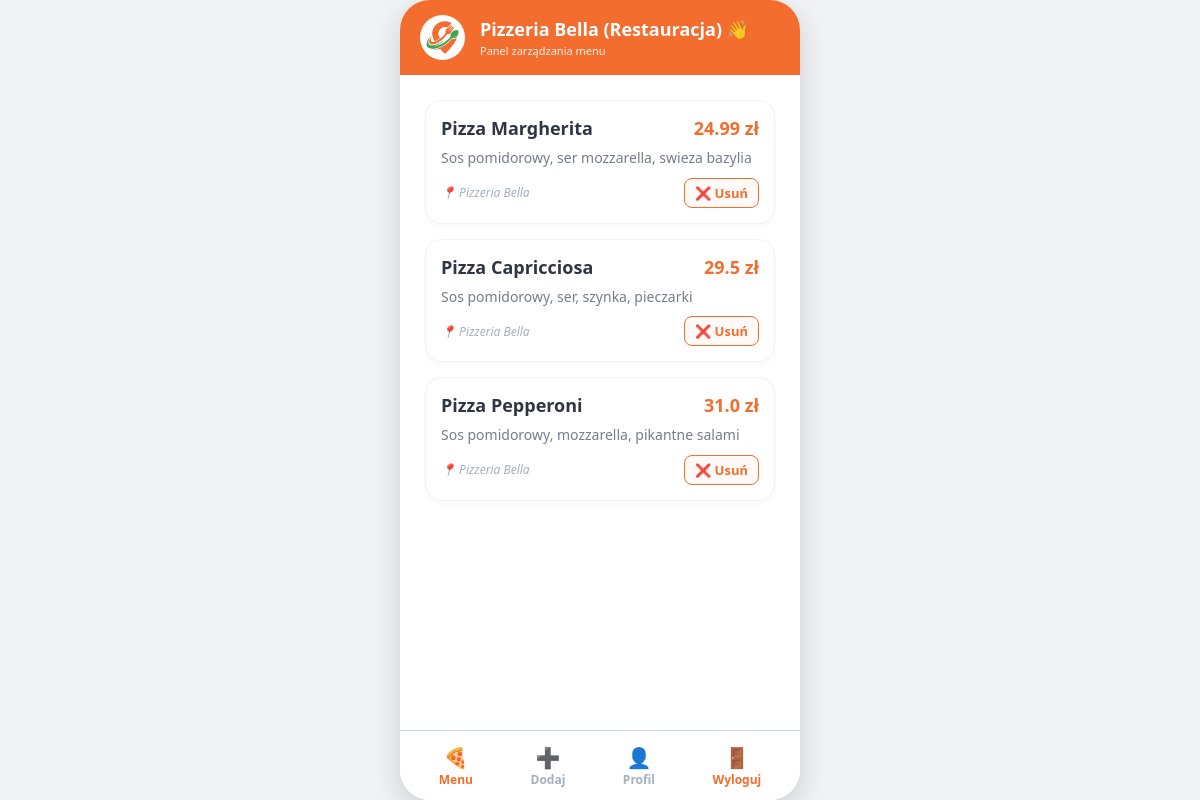
The page /menu (signed in) on the database its author committed.
### tables this page shows
CREATE TABLE dania (
                id INTEGER PRIMARY KEY AUTOINCREMENT,
                nazwa TEXT NOT NULL,
                opis TEXT,
                cena REAL NOT NULL,
                dostawca TEXT NOT NULL
            );

### app.py (the view)
@app.route('/menu')
def menu():
    if 'zalogowany_uzytkownik' not in session:
        return redirect(url_for('logowanie'))
    db = pobierz_baze()
    if session['rola_uzytkownika'] == 'Restauracja':
        wszystkie_dania = db.execute('SELECT * FROM dania WHERE dostawca = ?', (session['zalogowany_uzytkownik'],)).fetchall()
    else:
        wszystkie_dania = db.execute('SELECT * FROM dania').fetchall()
    return render_template('menu.html', dania=wszystkie_dania, uzytkownik=session['zalogowany_uzytkownik'], rola=session['rola_uzytkownika'])

### app.py (called while the page is built)
def pobierz_baze():
    polaczenie = sqlite3.connect(DATABASE)
    polaczenie.row_factory = sqlite3.Row
    return polaczenie

### templates/menu.html (shortened to what this page needs)
<!DOCTYPE html>
<html lang="pl">
<head>
    <link rel="stylesheet" href="{{ url_for('static', filename='style.css') }}">
</head>
<body>
    <div class="phone-container">
        <div style="background-color: #F26D2E; color: white; padding: 15px 20px; display: flex; align-items: center; justify-content: flex-start; gap: 15px;">
            <img src="{{ url_for('static', filename='malelogo.png') }}" alt="FoodGo Mini Logo" style="width: 45px; height: 45px; background-color: white; border-radius: 50%; padding: 3px; object-fit: contain;">
            <div style="text-align: left;">
                <h2 style="color: white; margin: 0; font-size: 18px; text-align: left;">{{ uzytkownik }} ({{ rola }}) 👋</h2>
                <p style="font-size: 11px; margin-top: 2px; opacity: 0.9;">
                    {% if rola == 'Restauracja' %} Panel zarządzania menu {% else %} Zamów lokalne pyszności {% endif %}
                </p>
            </div>
        </div>
        <div class="screen-content">
            {% if dania %}
                {% for danie in dania %}
                    <div class="food-card">
                        <div class="food-header">
                            <span class="food-title">{{ danie.nazwa }}</span>
                            <span class="food-price">{{ danie.cena }} zł</span>
                        </div>
                        <p class="food-desc">{{ danie.opis }}</p>
                        <div style="display: flex; justify-content: space-between; align-items: center; margin-top: 10px;">
                            <span class="food-vendor">📍 {{ danie.dostawca }}</span>
                            {% if rola == 'Restauracja' %}
                                <a href="/usun/{{ danie.id }}" style="color: #F26D2E; text-decoration: none; font-size: 13px; font-weight: bold; padding: 5px 10px; border: 1px solid #F26D2E; border-radius: 8px; background-color: #fffaf7;">❌ Usuń</a>
                            {% else %}
                                <a href="/dodaj_do_koszyka/{{ danie.id }}" style="color: white; text-decoration: none; background-color: #2ed573; font-size: 13px; font-weight: bold; padding: 6px 12px; border-radius: 8px;">🛒 Dodaj</a>
                            {% endif %}
                        </div>
                    </div>
                {% endfor %}
            {% else %}
                <div style="text-align: center; color: #a4b0be; margin-top: 50px;">
                    <p style="font-size: 48px;">🍕</p>
                    <p style="margin-top: 10px;">Brak dań do wyświetlenia.</p>
                </div>
            {% endif %}
        </div>
        <nav class="bottom-nav">
            <a href="/menu" class="nav-item active">
                <span style="font-size: 20px;">🍕</span>
                <span>Menu</span>
            </a>
            {% if rola == 'Restauracja' %}
            <a href="/dodaj" class="nav-item">
                <span style="font-size: 20px;">➕</span>
                <span>Dodaj</span>
            </a>
            {% else %}
            <a href="/koszyk" class="nav-item">
                <span style="font-size: 20px;">🛍️</span>
                <span>Koszyk</span>
            </a>
            {% endif %}
            <a href="/profil" class="nav-item">
                <span style="font-size: 20px;">👤</span>
                <span>Profil</span>
            </a>
            <a href="/wyloguj" class="nav-item" style="color: #F26D2E;">
                <span style="font-size: 20px;">🚪</span>
                <span>Wyloguj</span>
            </a>
        </nav>
    </div>
</body>
</html>

### static/style.css (style rules this page uses)
* { box-sizing: border-box; margin: 0; padding: 0; font-family: 'Segoe UI', Tahoma, Geneva, Verdana, sans-serif; }
body { background-color: #f1f2f6; display: flex; justify-content: center; align-items: center; min-height: 100vh; }
.phone-container { width: 100%; max-width: 400px; height: 800px; background-color: #ffffff; box-shadow: 0px 10px 30px rgba(0, 0, 0, 0.15); border-radius: 30px; overflow: hidden; position: relative; display: flex; flex-direction: column; }
.screen-content { flex: 1; overflow-y: auto; padding: 25px; padding-bottom: 90px; }
h2 { color: #2f3542; margin-bottom: 20px; font-size: 24px; text-align: center; }
.food-card { background: #ffffff; border: 1px solid #f1f2f6; border-radius: 16px; padding: 15px; margin-bottom: 15px; box-shadow: 0 4px 6px rgba(0,0,0,0.02); }
.food-header { display: flex; justify-content: space-between; align-items: center; margin-bottom: 8px; }
.food-title { font-weight: bold; font-size: 18px; color: #2f3542; }
.food-price { color: #F26D2E; font-weight: bold; font-size: 18px; }
.food-desc { color: #747d8c; font-size: 14px; margin-bottom: 8px; line-height: 1.4; }
.food-vendor { font-size: 12px; color: #a4b0be; font-style: italic; }
.bottom-nav { position: absolute; bottom: 0; width: 100%; height: 70px; background-color: #ffffff; border-top: 1px solid #ced6e0; display: flex; justify-content: space-around; align-items: center; padding: 0 10px; }
.nav-item { color: #a4b0be; text-decoration: none; font-size: 12px; font-weight: bold; display: flex; flex-direction: column; align-items: center; }
.nav-item.active { color: #F26D2E; }

### rows shown on the page
dania: nazwa "Pizza Margherita", cena "24.99", opis "Sos pomidorowy, ser mozzarella, swieza bazylia", dostawca "Pizzeria Bella"
dania: nazwa "Pizza Capricciosa", cena "29.5", opis "Sos pomidorowy, ser, szynka, pieczarki", dostawca "Pizzeria Bella"
dania: nazwa "Pizza Pepperoni", cena "31.0", opis "Sos pomidorowy, mozzarella, pikantne salami", dostawca "Pizzeria Bella"

### other values the page prints
{{ uzytkownik }} "Pizzeria Bella"
{{ rola }} "Restauracja"
